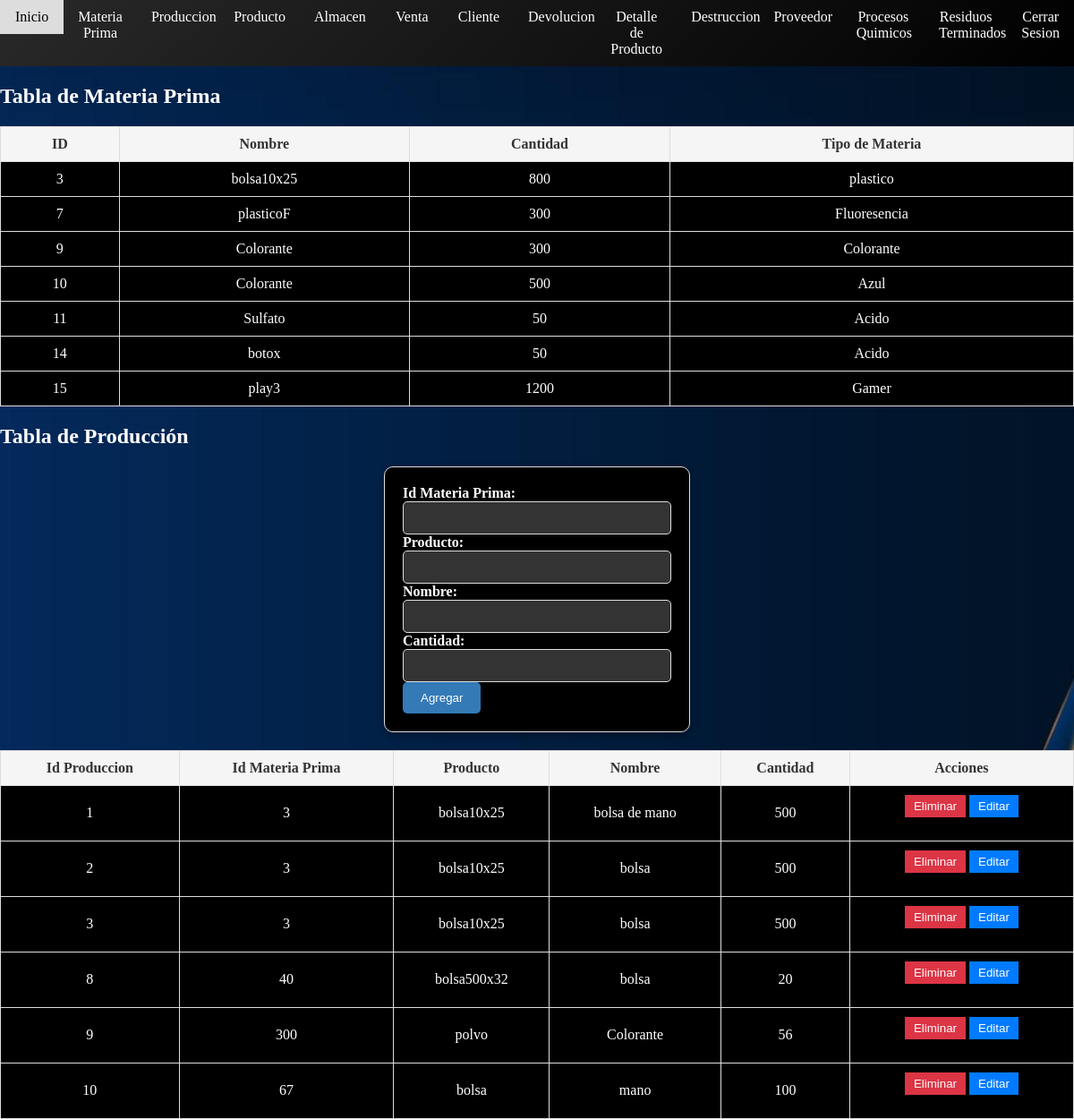
Page /Produccion.php (signed in) on the committed database.
### tables this page shows
CREATE TABLE `materia_prima` (
  `id_materiaP` int(11) NOT NULL,
  `nombre` varchar(100) NOT NULL,
  `cantidad` int(11) NOT NULL,
  `tipo_materia` varchar(100) NOT NULL,
  `Id_Destruccion` int(11) NOT NULL
);

CREATE TABLE `produccion` (
  `Id_Producion` int(11) NOT NULL,
  `Id_MateriaP` int(11) DEFAULT NULL,
  `Producto` varchar(100) DEFAULT NULL,
  `Nombre` varchar(100) DEFAULT NULL,
  `Cantidad` int(11) DEFAULT NULL
);

### Produccion.php (the view, shortened to what this page needs)
<link rel="stylesheet" type="text/css" href="assets/css/estilomenu.css">
<body>
       <?php include 'menu.php'; ?>
   </body>
<!DOCTYPE html>
<html>
<head>
     <link rel="stylesheet" href="Produccion/styles.css">
</head>
<body>
    <?php include "Produccion/tabla_materia_prima.php"; ?>
</body>
<body>
<?php
$servername = "localhost";
$username = "ulises";
$password = "1234";
$dbname = "gomper2";
$conn = new mysqli($servername, $username, $password, $dbname);
?>
<h2>Tabla de Producción</h2>
<form class="form-container" method="post" action="<?php echo $_SERVER["PHP_SELF"]; ?>">
    <label for="id_materiaP">Id Materia Prima:</label>
    <input type="text" name="id_materiaP" required>
    <label for="producto">Producto:</label>
    <input type="text" name="producto" required>
    <label for="nombre">Nombre:</label>
    <input type="text" name="nombre" required>
    <label for="cantidad">Cantidad:</label>
    <input type="number" name="cantidad" required>
    <input type="submit" name="agregar" value="Agregar">
</form>
<table class="table-container">
    <tr>
        <th>Id Produccion</th>
        <th>Id Materia Prima</th>
        <th>Producto</th>
        <th>Nombre</th>
        <th>Cantidad</th>
        <th>Acciones</th>
    </tr>
    <?php
    $sql = "SELECT * FROM Produccion";
    $result = $conn->query($sql);
    if ($result->num_rows > 0) {
        while ($row = $result->fetch_assoc()) {
            echo "<tr id='row-" . $row["Id_Producion"] . "'>";
            echo "<td>" . $row["Id_Producion"] . "</td>";
            echo "<td>" . $row["Id_MateriaP"] . "</td>";
            echo "<td>" . $row["Producto"] . "</td>";
            echo "<td>" . $row["Nombre"] . "</td>";
            echo "<td>" . $row["Cantidad"] . "</td>";
            echo "<td>
                    <form method='post' action='" . $_SERVER["PHP_SELF"] . "' style='display: inline-block;'>
                        <input type='hidden' name='eliminar' value='" . $row["Id_Producion"] . "'>
                        <button class='delete-btn' onclick='return confirm(\"¿Estás seguro de eliminar este registro?\")'>Eliminar</button>
                    </form>
                    <button class='edit-btn' onclick='editRow(" . $row["Id_Producion"] . ")'>Editar</button>
                    <button class='save-btn' onclick='saveRow(" . $row["Id_Producion"] . ")' style='display: none;'>Guardar</button>
                  </td>";
            echo "</tr>";
        }
    } else {
        echo "<tr><td colspan='6'>No se encontraron datos en la tabla.</td></tr>";
    }
    ?>
</table>
</body>
</html>

### Produccion/tabla_materia_prima.php (shortened to what this page needs)
<?php
$servername = "localhost";
$username = "root";
$password = "";
$dbname = "gomper";
$conn = new mysqli($servername, $username, $password, $dbname);
$sql = "SELECT * FROM materia_prima";
$result = $conn->query($sql);
?>
<h2>Tabla de Materia Prima</h2>
<table class="table-container">
    <tr>
        <th>ID</th>
        <th>Nombre</th>
        <th>Cantidad</th>
        <th>Tipo de Materia</th>
    </tr>
    <?php
    if ($result->num_rows > 0) {
        while ($row = $result->fetch_assoc()) {
            echo "<tr>";
            echo "<td>" . $row["id_materiaP"] . "</td>";
            echo "<td>" . $row["nombre"] . "</td>";
            echo "<td>" . $row["cantidad"] . "</td>";
            echo "<td>" . $row["tipo_materia"] . "</td>";
            echo "</tr>";
        }
    } else {
        echo "<tr><td colspan='4'>No se encontraron datos en la tabla.</td></tr>";
    }
    ?>
</table>

### assets/css/estilomenu.css (style rules this page uses)
body { margin: 0; }

### Produccion/styles.css (style rules this page uses)
.form-container { background-color: #000000; padding: 20px; border-radius: 5px; color: #ffffff; margin: 20px auto; width: 300px; }
.form-container { background-color: #000000; padding: 20px; border-radius: 10px; color: #ffffff; margin: 20px auto; width: 300px; box-shadow: 0px 4px 10px rgba(0, 0, 0, 0.3); border: 1px solid #dddddd; }
.form-container input[type="submit"] { background-color: #337ab7; color: #ffffff; padding: 10px 20px; border: none; border-radius: 5px; cursor: pointer; transition: background-color 0.3s ease; }
label { font-weight: bold; }
input[type="text"], input[type="number"] { padding: 10px; border: 1px solid #dddddd; border-radius: 5px; width: 100%; background-color: #333333; color: #ffffff; }
h2 { margin-bottom: 20px; font-size: 24px; font-weight: bold; color: #ffffff; }
.table-container { width: 100%; border-collapse: collapse; margin-top: 20px; background-color: #000000; color: #ffffff; }
.table-container th, .table-container td { padding: 10px; text-align: center; border: 1px solid #dddddd; }
.table-container th { background-color: #f5f5f5; color: #333333; }
.edit-btn, .save-btn, .delete-btn { background-color: #007bff; color: #ffffff; border: none; padding: 5px 10px; cursor: pointer; }
.delete-btn { background-color: #dc3545; }

### menu.php (style rules this page uses)
body { background-image: url('assets/images/11.jpg'); background-size: cover; }

### Produccion.php (style rules this page uses)
table { border-collapse: collapse; width: 100%; }
th, td { padding: 8px; text-align: left; border-bottom: 1px solid #ddd; }
th { background-color: #f2f2f2; }

### rows in the picture
materia_prima: id_materiaP "3", nombre "bolsa10x25", cantidad "800", tipo_materia "plastico"
materia_prima: id_materiaP "7", nombre "plasticoF", cantidad "300", tipo_materia "Fluoresencia"
materia_prima: id_materiaP "9", nombre "Colorante", cantidad "300", tipo_materia "Colorante"
materia_prima: id_materiaP "10", nombre "Colorante", cantidad "500", tipo_materia "Azul"
materia_prima: id_materiaP "11", nombre "Sulfato", cantidad "50", tipo_materia "Acido"
materia_prima: id_materiaP "14", nombre "botox", cantidad "50", tipo_materia "Acido"
materia_prima: id_materiaP "15", nombre "play3", cantidad "1200", tipo_materia "Gamer"
produccion: Id_Producion "1", Id_MateriaP "3", Producto "bolsa10x25", Nombre "bolsa de mano", Cantidad "500"
produccion: Id_Producion "2", Id_MateriaP "3", Producto "bolsa10x25", Nombre "bolsa", Cantidad "500"
produccion: Id_Producion "3", Id_MateriaP "3", Producto "bolsa10x25", Nombre "bolsa", Cantidad "500"
produccion: Id_Producion "8", Id_MateriaP "40", Producto "bolsa500x32", Nombre "bolsa", Cantidad "20"
produccion: Id_Producion "9", Id_MateriaP "300", Producto "polvo", Nombre "Colorante", Cantidad "56"
produccion: Id_Producion "10", Id_MateriaP "67", Producto "bolsa", Nombre "mano", Cantidad "100"
